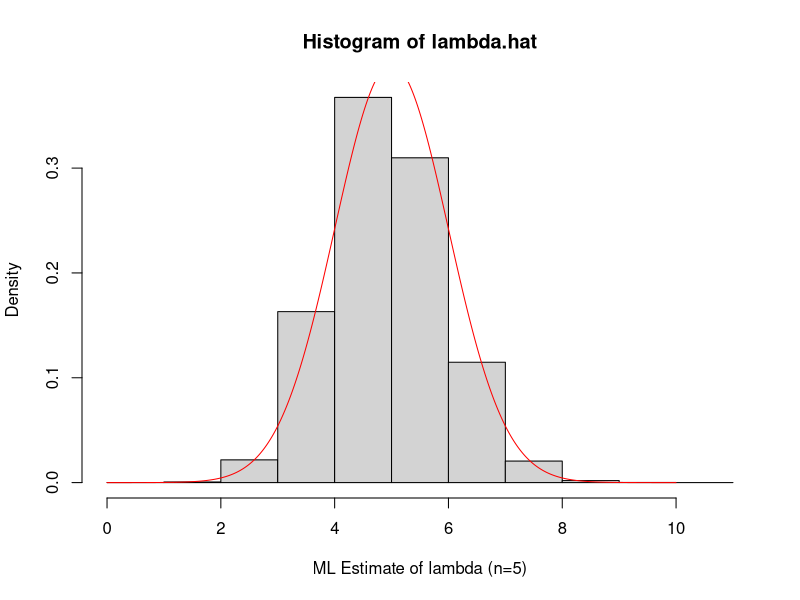
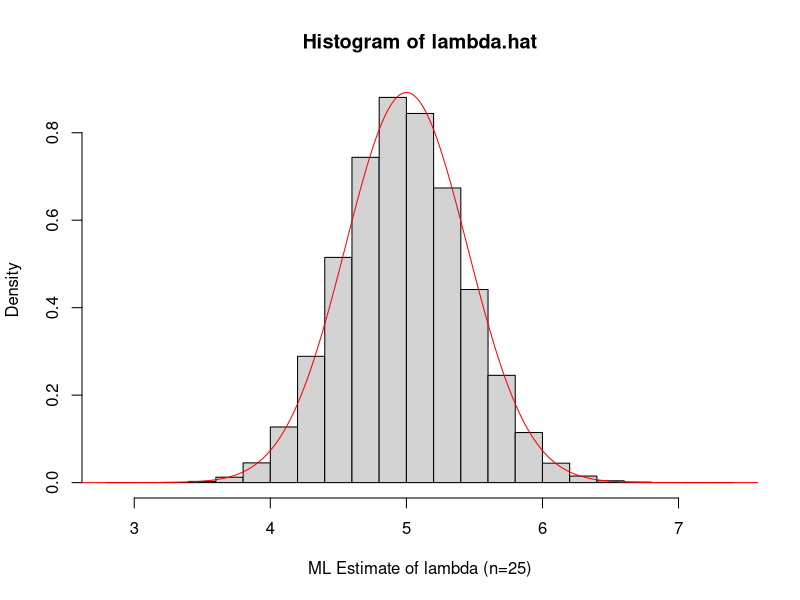

R code for these plots, in order:
# Code to generate sampling distributions for maximum likelihood estimate of Poisson rate
# Overlay with normal approximations from CLT
# FIT2086 -- Lecture 4. (c) Daniel F. Schmidt 2018
poiss.sampling.distr <- function(lambda, n, n.iterations)
{
  lambda.hat = rep(0,n.iterations)
  
  # Simulation
  for (i in 1:n.iterations)
  {
    # Generate 'n' samples from a Poi(lambda) distribution
    y = rpois(n, lambda)
    
    # Calculate ML estimate of lambda
    lambda.hat[i] = mean(y)
  }
  
  return(lambda.hat)
}

x = seq(0,10,by=0.01)

# lambda = 5, n = 5
lambda.hat = poiss.sampling.distr(5, 5, 1e6)
mean(lambda.hat)    # Should be essentially equal to 5
var(lambda.hat)     # Should be essentially equal to 1
hist(lambda.hat,probability=T,xlab="ML Estimate of lambda (n=5)",breaks=10)
lines(x, dnorm(x,5,sqrt(5/5)), col="red")

# lambda = 5, n = 25
lambda.hat = poiss.sampling.distr(5, 25, 1e6)
hist(lambda.hat,probability=T,xlab="ML Estimate of lambda (n=25)")
lines(x, dnorm(x,5,sqrt(5/25)), col="red")
